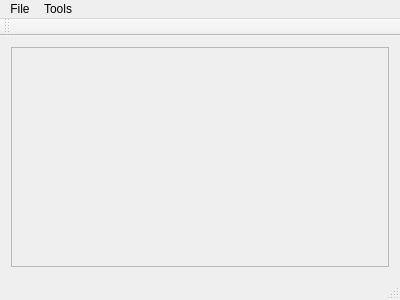
<?xml version="1.0" encoding="UTF-8"?>
<ui version="4.0">
 <class>MainWindow</class>
 <widget class="QMainWindow" name="MainWindow">
  <property name="geometry">
   <rect>
    <x>0</x>
    <y>0</y>
    <width>400</width>
    <height>300</height>
   </rect>
  </property>
  <property name="windowTitle">
   <string>MainWindow</string>
  </property>
  <widget class="QWidget" name="centralWidget">
   <layout class="QGridLayout" name="gridLayout">
    <item row="0" column="0">
     <widget class="QFrame" name="frameVideo">
      <property name="frameShape">
       <enum>QFrame::StyledPanel</enum>
      </property>
      <property name="frameShadow">
       <enum>QFrame::Raised</enum>
      </property>
     </widget>
    </item>
   </layout>
  </widget>
  <widget class="QMenuBar" name="menuBar">
   <property name="geometry">
    <rect>
     <x>0</x>
     <y>0</y>
     <width>400</width>
     <height>20</height>
    </rect>
   </property>
   <widget class="QMenu" name="menuFile">
    <property name="title">
     <string>File</string>
    </property>
   </widget>
   <widget class="QMenu" name="menuTools">
    <property name="title">
     <string>Tools</string>
    </property>
    <addaction name="actionAdd_Videos"/>
    <addaction name="actionAdjust_Training"/>
    <addaction name="actionAnalyze_Videos"/>
    <addaction name="actionShow_Video_Stats"/>
    <addaction name="actionCreate_Dictionary"/>
   </widget>
   <addaction name="menuFile"/>
   <addaction name="menuTools"/>
  </widget>
  <widget class="QToolBar" name="mainToolBar">
   <attribute name="toolBarArea">
    <enum>TopToolBarArea</enum>
   </attribute>
   <attribute name="toolBarBreak">
    <bool>false</bool>
   </attribute>
  </widget>
  <widget class="QStatusBar" name="statusBar"/>
  <action name="actionAdd_Videos">
   <property name="text">
    <string>Add Videos</string>
   </property>
  </action>
  <action name="actionAdjust_Training">
   <property name="text">
    <string>Adjust Training/Evaluation</string>
   </property>
  </action>
  <action name="actionAnalyze_Videos">
   <property name="text">
    <string>Analyze Videos</string>
   </property>
  </action>
  <action name="actionShow_Video_Stats">
   <property name="text">
    <string>Show Video Stats</string>
   </property>
  </action>
  <action name="actionCreate_Dictionary">
   <property name="text">
    <string>Create Dictionary</string>
   </property>
  </action>
 </widget>
 <layoutdefault spacing="6" margin="11"/>
 <resources/>
 <connections/>
</ui>
